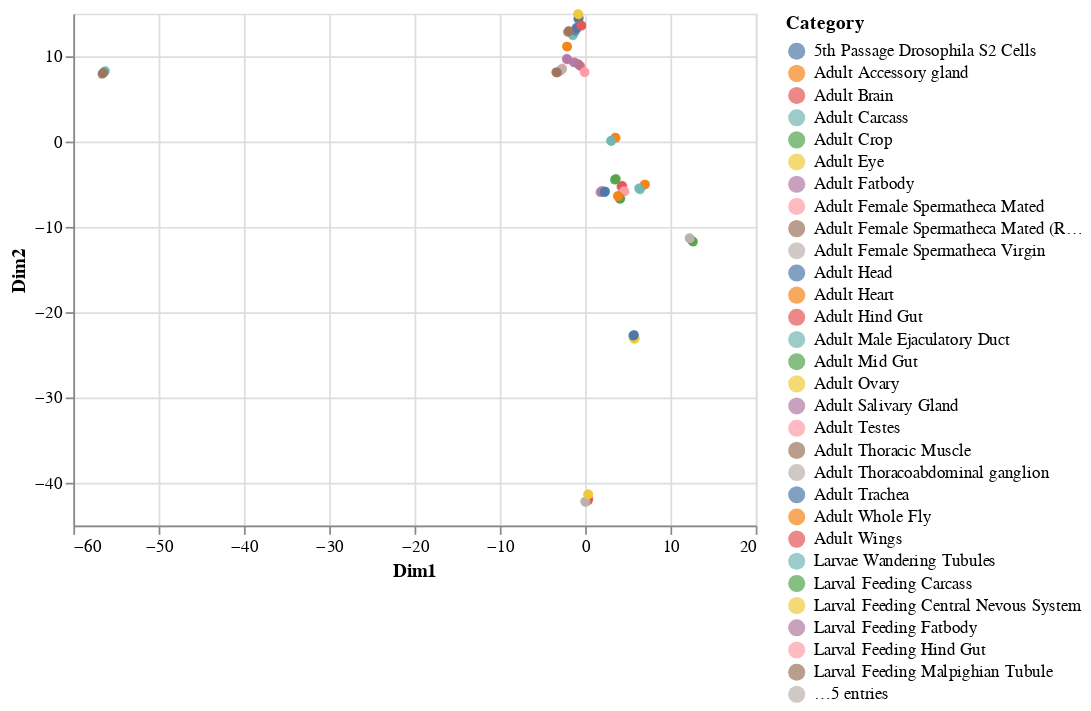

Notebook cell for this chart:
### Markdown cell above
**Exercise:**

Try creating a UMAP plot using `UMAP()`, which we imported from the `umap` library. `umap` is not part of scikit-learn, but it deliberately uses a similar syntax.

Examine the documentation either online or just using `help(UMAP)` in the notebook.

Look at the available parameters in the documentation. Try varying `n_neighbours` (which has a conceptual similarity to tSNE's `perplexity`) and `min_dist`.

### Code cell
expression_umap = UMAP(n_components=2, n_neighbors=10).fit_transform(log_expression.values.T)
plot_two_dimensions(expression_umap, sample_categories)

### Figure 1 — Vega-Lite specification as saved in the notebook (floating-point values rounded to 4 significant figures; data arrays with more than 128 entries replaced by an {"elided": "..."} marker saying what was removed)
{"$schema": "https://vega.github.io/schema/vega-lite/v2.4.3.json", "config": {"view": {"height": 300, "width": 400}}, "data": {"values": {"elided": "136 records"}}, "encoding": {"color": {"field": "Category", "type": "nominal"}, "tooltip": {"field": "Sample", "type": "nominal"}, "x": {"field": "Dim1", "type": "quantitative"}, "y": {"field": "Dim2", "type": "quantitative"}}, "mark": "circle"}
